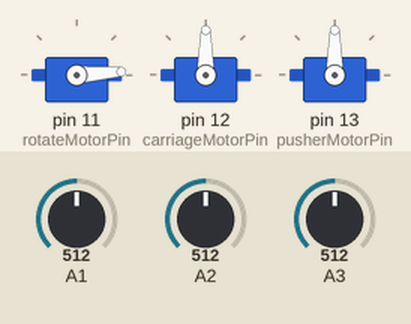
The sketch below on a simulated Arduino Uno, built with avr-gcc and run on an emulated ATmega328P. Parts: 3 × servo. Inputs (shaded band) come from the test bench; at power-on: A1 = 512, A2 = 512, A3 = 512.

Above: at 0.2 s.
At 3.6 s:
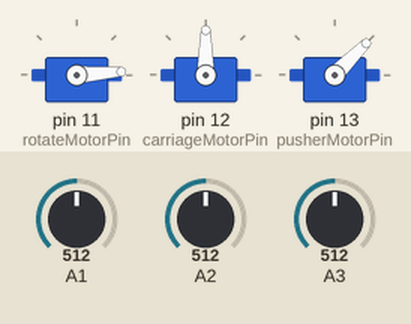
At 7.96 s:
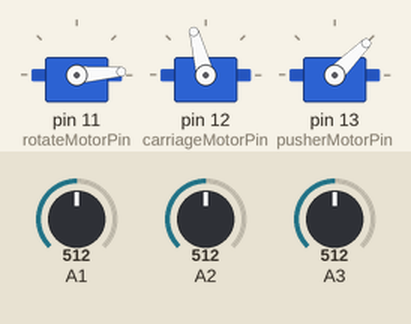
At 16.96 s:
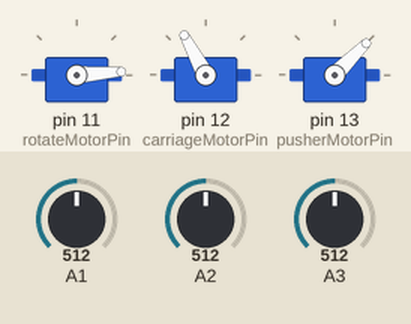
At 25.96 s:
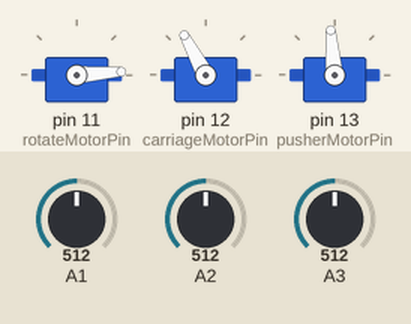
At 35.1 s:
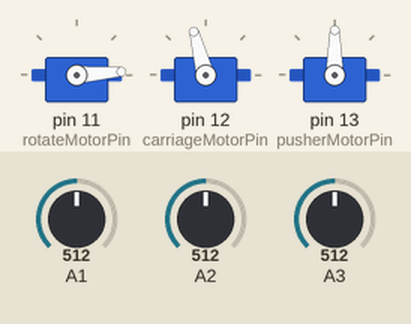
Timing chart, 0 to 40.0 s (numbered marks = the images above):
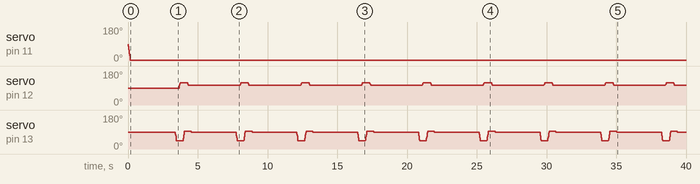

The sketch:

Servo_motor_3_ready_for_use_.ino
```cpp
//Defining pins
#define rotateMotorPin 11
#define carriageMotorPin 12
#define pusherMotorPin 13

//Including libraries
#include <Servo.h>
#include <MsTimer2.h>


//Defining variables

int servo_val_1;
int servo_val_2;
int servo_val_3;

byte motor_1_Position = 88;
byte motor_2_Position = 105;
byte motor_3_Position = 90;

byte minAngleMotor1 = 0;   // minimum limit fur turning
byte maxAngleMotor1 = 179; // maximum limit for turning
byte minAngleMotor2 = 95;  // minimum limit fur turning
byte maxAngleMotor2 = 135; // maximum limit for turning
byte minAngleMotor3 = 45;  // minimum limit fur turning
byte maxAngleMotor3 = 95;  // maximum limit for turning

//Initializing motors
Servo Motor1;
Servo Motor2;
Servo Motor3;


void setup() {
  // put your setup code here, to run once:
  pinMode(A1, INPUT);
  pinMode(A2, INPUT);
  pinMode(A3, INPUT);
  Motor1.attach(rotateMotorPin);
  Motor2.attach(carriageMotorPin);
  Motor3.attach(pusherMotorPin);
  Serial.begin(9600);
  //MsTimer2::set(500, timerInterupt);
  //MsTimer2::start();
}

void loop() {
  // put your main code here, to run repeatedly:
  int val_1 = analogRead(A1);
  int val_2 = analogRead(A2);
  int val_3 = analogRead(A3);

  servo_val_1 = map(val_1, 0, 1023, 0, 179);
  servo_val_2 = map(val_2, 0, 1023, 0, 179);
  servo_val_3 = map(val_3, 0, 1023, 0, 179);

  //turnMotor1(servo_val_1, 2);
  //turnMotor2(servo_val_2, 3);
  //turnMotor3(servo_val_3, 0);
  //Motor1.write(servo_val_1);
  //Motor2.write(servo_val_2);
  //Motor3.write(servo_val_3);

  turnMotor1(4, 2);
  delay(3000);
  push();

}

void timerInterupt() {
  Serial.print("Servo1_angle= ");
  Serial.print(servo_val_1);
  Serial.print(";  Servo2_angle= ");
  Serial.print(servo_val_2);
  Serial.print(";  Servo3_angle= ");
  Serial.println(servo_val_3);
}

//Method for turning the Motor1
void turnMotor1(byte degree, byte motorSpeed) {
  byte limitedDegree = constrain(degree, minAngleMotor1, maxAngleMotor1);
  if(motor_1_Position < limitedDegree) {
    for(int i = motor_1_Position; i <=limitedDegree ; i++) {
    Motor1.write(i);
    delay(motorSpeed);
    }
  }
  else if (motor_1_Position > limitedDegree) {
    for(int i = motor_1_Position; i >= limitedDegree; i--) {
    Motor1.write(i);
    delay(motorSpeed);
    }
  }
  motor_1_Position = limitedDegree;
}

//Method for turning the Motor2
void turnMotor2(byte degree, byte motorSpeed) {
  byte limitedDegree = constrain(degree, minAngleMotor2, maxAngleMotor2);
  if(motor_2_Position < limitedDegree) {
    for(int i = motor_2_Position; i <=limitedDegree ; i++) {
    Motor2.write(i);
    delay(motorSpeed);
    }
  }
  else if (motor_2_Position > limitedDegree) {
    for(int i = motor_2_Position; i >= limitedDegree; i--) {
    Motor2.write(i);
    delay(motorSpeed);
    }
  }
  motor_2_Position = limitedDegree;
}

//Method for turning the Motor3
void turnMotor3(byte degree, byte motorSpeed) {
  byte limitedDegree = constrain(degree, minAngleMotor3, maxAngleMotor3);
  if(motor_3_Position < limitedDegree) {
    for(int i = motor_3_Position; i <=limitedDegree ; i++) {
    Motor3.write(i);
    delay(motorSpeed);
    }
  }
  else if (motor_3_Position > limitedDegree) {
    for(int i = motor_3_Position; i >= limitedDegree; i--) {
    Motor3.write(i);
    delay(motorSpeed);
    }
  }
  motor_3_Position = limitedDegree;
}

void push() {
  turnMotor2(105, 5);
  delay(200);
  turnMotor3(45, 2);
  delay(200);
  turnMotor2(118, 5);
  delay(200);
  turnMotor3(95, 2);
  delay(200);
  turnMotor2(105, 5);
  delay(200);
  turnMotor3(90, 2);

}
```

Measured:
- by itself, servo on pin 11 (rotateMotorPin): moves from 88° to 4° over 0.16 s
- by itself, servo on pin 13 (pusherMotorPin): repeats every 4.4 s: 79° 0.02 s, 69° 0.02 s, 59° 0.02 s, 49° 0.01 s, 45° 0.47 s, 46° 0.02 s, 56° 0.02 s, 66° 0.02 s, 76° 0.02 s, 86° 0.02 s, 95° 0.47 s, 94° 0.01 s, 90° 3.2 s, 89° 0.02 s
